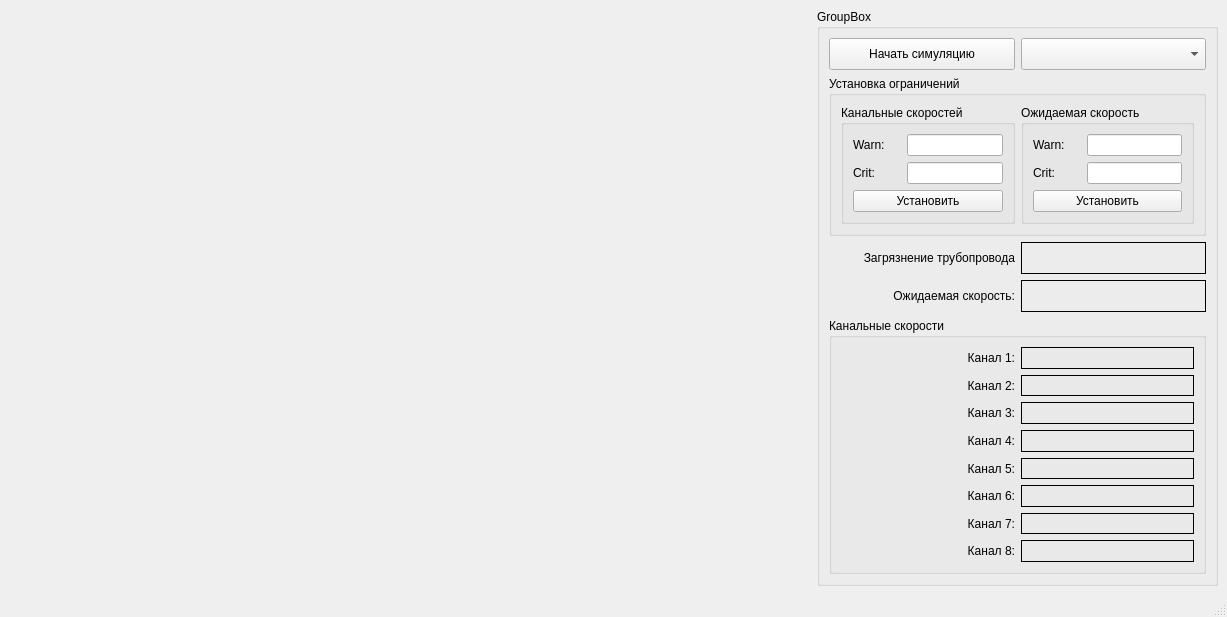
<?xml version="1.0" encoding="UTF-8"?>
<ui version="4.0">
 <class>MainWindow</class>
 <widget class="QMainWindow" name="MainWindow">
  <property name="geometry">
   <rect>
    <x>0</x>
    <y>0</y>
    <width>1227</width>
    <height>617</height>
   </rect>
  </property>
  <property name="windowTitle">
   <string>MainWindow</string>
  </property>
  <widget class="QWidget" name="centralwidget">
   <layout class="QHBoxLayout" name="horizontalLayout" stretch="2,1">
    <item>
     <widget class="QCustomPlot" name="plot"/>
    </item>
    <item>
     <widget class="QGroupBox" name="groupBox">
      <property name="title">
       <string>GroupBox</string>
      </property>
      <layout class="QVBoxLayout" name="verticalLayout" stretch="1,0,1,1,8">
       <item>
        <layout class="QHBoxLayout" name="horizontalLayout_5">
         <item>
          <widget class="QPushButton" name="sim">
           <property name="sizePolicy">
            <sizepolicy hsizetype="Ignored" vsizetype="Ignored">
             <horstretch>0</horstretch>
             <verstretch>0</verstretch>
            </sizepolicy>
           </property>
           <property name="text">
            <string>Начать симуляцию</string>
           </property>
          </widget>
         </item>
         <item>
          <widget class="QComboBox" name="tests">
           <property name="sizePolicy">
            <sizepolicy hsizetype="Ignored" vsizetype="Ignored">
             <horstretch>0</horstretch>
             <verstretch>0</verstretch>
            </sizepolicy>
           </property>
          </widget>
         </item>
        </layout>
       </item>
       <item>
        <widget class="QGroupBox" name="groupBox_3">
         <property name="title">
          <string>Установка ограничений </string>
         </property>
         <layout class="QHBoxLayout" name="horizontalLayout_10">
          <item>
           <widget class="QGroupBox" name="groupBox_4">
            <property name="title">
             <string>Канальные скоростей</string>
            </property>
            <layout class="QVBoxLayout" name="verticalLayout_2">
             <item>
              <layout class="QHBoxLayout" name="horizontalLayout_6" stretch="1,2">
               <item>
                <widget class="QLabel" name="label_10">
                 <property name="text">
                  <string>Warn:</string>
                 </property>
                </widget>
               </item>
               <item>
                <widget class="QLineEdit" name="warning_ch"/>
               </item>
              </layout>
             </item>
             <item>
              <layout class="QHBoxLayout" name="horizontalLayout_7" stretch="1,2">
               <item>
                <widget class="QLabel" name="label_11">
                 <property name="text">
                  <string>Crit:</string>
                 </property>
                </widget>
               </item>
               <item>
                <widget class="QLineEdit" name="critical_ch"/>
               </item>
              </layout>
             </item>
             <item>
              <widget class="QPushButton" name="set_tresholds_ch">
               <property name="text">
                <string>Установить</string>
               </property>
              </widget>
             </item>
            </layout>
           </widget>
          </item>
          <item>
           <widget class="QGroupBox" name="groupBox_5">
            <property name="title">
             <string>Ожидаемая скорость</string>
            </property>
            <layout class="QVBoxLayout" name="verticalLayout_3">
             <item>
              <layout class="QHBoxLayout" name="horizontalLayout_8" stretch="1,2">
               <item>
                <widget class="QLabel" name="label_12">
                 <property name="text">
                  <string>Warn:</string>
                 </property>
                </widget>
               </item>
               <item>
                <widget class="QLineEdit" name="warning_exp"/>
               </item>
              </layout>
             </item>
             <item>
              <layout class="QHBoxLayout" name="horizontalLayout_9" stretch="1,2">
               <item>
                <widget class="QLabel" name="label_13">
                 <property name="text">
                  <string>Crit:</string>
                 </property>
                </widget>
               </item>
               <item>
                <widget class="QLineEdit" name="critical_exp"/>
               </item>
              </layout>
             </item>
             <item>
              <widget class="QPushButton" name="set_tresholds_exp">
               <property name="text">
                <string>Установить</string>
               </property>
              </widget>
             </item>
            </layout>
           </widget>
          </item>
         </layout>
        </widget>
       </item>
       <item>
        <layout class="QHBoxLayout" name="horizontalLayout_4" stretch="1,1">
         <item>
          <widget class="QLabel" name="trend_2">
           <property name="text">
            <string>Загрязнение трубопровода</string>
           </property>
           <property name="alignment">
            <set>Qt::AlignRight|Qt::AlignTrailing|Qt::AlignVCenter</set>
           </property>
          </widget>
         </item>
         <item>
          <widget class="QLabel" name="trend">
           <property name="frameShape">
            <enum>QFrame::Box</enum>
           </property>
           <property name="text">
            <string/>
           </property>
          </widget>
         </item>
        </layout>
       </item>
       <item>
        <layout class="QHBoxLayout" name="horizontalLayout_3" stretch="1,1">
         <item>
          <widget class="QLabel" name="label_9">
           <property name="text">
            <string>Ожидаемая скорость:</string>
           </property>
           <property name="alignment">
            <set>Qt::AlignRight|Qt::AlignTrailing|Qt::AlignVCenter</set>
           </property>
          </widget>
         </item>
         <item>
          <widget class="QLabel" name="expected_speed">
           <property name="frameShape">
            <enum>QFrame::Box</enum>
           </property>
           <property name="text">
            <string/>
           </property>
          </widget>
         </item>
        </layout>
       </item>
       <item>
        <widget class="QGroupBox" name="groupBox_2">
         <property name="title">
          <string>Канальные скорости</string>
         </property>
         <layout class="QHBoxLayout" name="horizontalLayout_2">
          <item>
           <layout class="QGridLayout" name="gridLayout">
            <item row="1" column="0">
             <widget class="QLabel" name="label_2">
              <property name="text">
               <string>Канал 2:</string>
              </property>
              <property name="alignment">
               <set>Qt::AlignRight|Qt::AlignTrailing|Qt::AlignVCenter</set>
              </property>
             </widget>
            </item>
            <item row="6" column="0">
             <widget class="QLabel" name="label_7">
              <property name="text">
               <string>Канал 7:</string>
              </property>
              <property name="alignment">
               <set>Qt::AlignRight|Qt::AlignTrailing|Qt::AlignVCenter</set>
              </property>
             </widget>
            </item>
            <item row="0" column="1">
             <widget class="QLabel" name="ch1">
              <property name="sizePolicy">
               <sizepolicy hsizetype="Ignored" vsizetype="Ignored">
                <horstretch>0</horstretch>
                <verstretch>0</verstretch>
               </sizepolicy>
              </property>
              <property name="frameShape">
               <enum>QFrame::Box</enum>
              </property>
              <property name="text">
               <string/>
              </property>
             </widget>
            </item>
            <item row="4" column="0">
             <widget class="QLabel" name="label_5">
              <property name="text">
               <string>Канал 5:</string>
              </property>
              <property name="alignment">
               <set>Qt::AlignRight|Qt::AlignTrailing|Qt::AlignVCenter</set>
              </property>
             </widget>
            </item>
            <item row="3" column="0">
             <widget class="QLabel" name="label_4">
              <property name="text">
               <string>Канал 4:</string>
              </property>
              <property name="alignment">
               <set>Qt::AlignRight|Qt::AlignTrailing|Qt::AlignVCenter</set>
              </property>
             </widget>
            </item>
            <item row="2" column="0">
             <widget class="QLabel" name="label_3">
              <property name="text">
               <string>Канал 3:</string>
              </property>
              <property name="alignment">
               <set>Qt::AlignRight|Qt::AlignTrailing|Qt::AlignVCenter</set>
              </property>
             </widget>
            </item>
            <item row="5" column="0">
             <widget class="QLabel" name="label_6">
              <property name="text">
               <string>Канал 6:</string>
              </property>
              <property name="alignment">
               <set>Qt::AlignRight|Qt::AlignTrailing|Qt::AlignVCenter</set>
              </property>
             </widget>
            </item>
            <item row="0" column="0">
             <widget class="QLabel" name="label">
              <property name="text">
               <string>Канал 1:</string>
              </property>
              <property name="alignment">
               <set>Qt::AlignRight|Qt::AlignTrailing|Qt::AlignVCenter</set>
              </property>
             </widget>
            </item>
            <item row="7" column="0">
             <widget class="QLabel" name="label_8">
              <property name="text">
               <string>Канал 8:</string>
              </property>
              <property name="alignment">
               <set>Qt::AlignRight|Qt::AlignTrailing|Qt::AlignVCenter</set>
              </property>
             </widget>
            </item>
            <item row="1" column="1">
             <widget class="QLabel" name="ch2">
              <property name="sizePolicy">
               <sizepolicy hsizetype="Ignored" vsizetype="Ignored">
                <horstretch>0</horstretch>
                <verstretch>0</verstretch>
               </sizepolicy>
              </property>
              <property name="frameShape">
               <enum>QFrame::Box</enum>
              </property>
              <property name="text">
               <string/>
              </property>
             </widget>
            </item>
            <item row="2" column="1">
             <widget class="QLabel" name="ch3">
              <property name="sizePolicy">
               <sizepolicy hsizetype="Ignored" vsizetype="Ignored">
                <horstretch>0</horstretch>
                <verstretch>0</verstretch>
               </sizepolicy>
              </property>
              <property name="frameShape">
               <enum>QFrame::Box</enum>
              </property>
              <property name="text">
               <string/>
              </property>
             </widget>
            </item>
            <item row="3" column="1">
             <widget class="QLabel" name="ch4">
              <property name="sizePolicy">
               <sizepolicy hsizetype="Ignored" vsizetype="Ignored">
                <horstretch>0</horstretch>
                <verstretch>0</verstretch>
               </sizepolicy>
              </property>
              <property name="frameShape">
               <enum>QFrame::Box</enum>
              </property>
              <property name="text">
               <string/>
              </property>
             </widget>
            </item>
            <item row="4" column="1">
             <widget class="QLabel" name="ch5">
              <property name="sizePolicy">
               <sizepolicy hsizetype="Ignored" vsizetype="Ignored">
                <horstretch>0</horstretch>
                <verstretch>0</verstretch>
               </sizepolicy>
              </property>
              <property name="frameShape">
               <enum>QFrame::Box</enum>
              </property>
              <property name="text">
               <string/>
              </property>
             </widget>
            </item>
            <item row="5" column="1">
             <widget class="QLabel" name="ch6">
              <property name="sizePolicy">
               <sizepolicy hsizetype="Ignored" vsizetype="Ignored">
                <horstretch>0</horstretch>
                <verstretch>0</verstretch>
               </sizepolicy>
              </property>
              <property name="frameShape">
               <enum>QFrame::Box</enum>
              </property>
              <property name="text">
               <string/>
              </property>
             </widget>
            </item>
            <item row="6" column="1">
             <widget class="QLabel" name="ch7">
              <property name="sizePolicy">
               <sizepolicy hsizetype="Ignored" vsizetype="Ignored">
                <horstretch>0</horstretch>
                <verstretch>0</verstretch>
               </sizepolicy>
              </property>
              <property name="frameShape">
               <enum>QFrame::Box</enum>
              </property>
              <property name="text">
               <string/>
              </property>
             </widget>
            </item>
            <item row="7" column="1">
             <widget class="QLabel" name="ch8">
              <property name="sizePolicy">
               <sizepolicy hsizetype="Ignored" vsizetype="Ignored">
                <horstretch>0</horstretch>
                <verstretch>0</verstretch>
               </sizepolicy>
              </property>
              <property name="frameShape">
               <enum>QFrame::Box</enum>
              </property>
              <property name="text">
               <string/>
              </property>
             </widget>
            </item>
           </layout>
          </item>
         </layout>
        </widget>
       </item>
      </layout>
     </widget>
    </item>
   </layout>
  </widget>
  <widget class="QMenuBar" name="menubar">
   <property name="geometry">
    <rect>
     <x>0</x>
     <y>0</y>
     <width>1227</width>
     <height>20</height>
    </rect>
   </property>
  </widget>
  <widget class="QStatusBar" name="statusbar"/>
 </widget>
 <customwidgets>
  <customwidget>
   <class>QCustomPlot</class>
   <extends>QFrame</extends>
   <header location="global">qcustomplot.h</header>
   <container>1</container>
  </customwidget>
 </customwidgets>
 <resources/>
 <connections/>
</ui>
